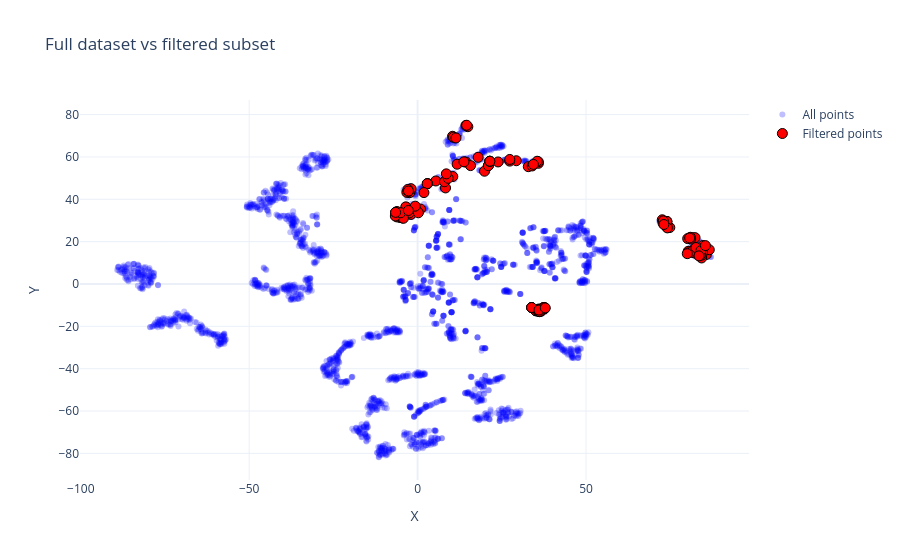

Notebook cell for this chart:
### Code cell
## plot to see those points 
import plotly.graph_objects as go

fig = go.Figure()

# Transparent full dataset
fig.add_trace(
    go.Scatter(
        x=points_tsne[:,0],
        y=points_tsne[:,1],
        mode="markers",
        name="All points",
        marker=dict(
            size=6,
            color="blue",
            opacity=0.25
        )
    )
)

# Highlighted filtered dataset
fig.add_trace(
    go.Scatter(
        x=filtered_points[:,0],
        y=filtered_points[:,1],
        mode="markers",
        name="Filtered points",
        marker=dict(
            size=10,
            color="red",
            line=dict(width=1, color="black")
        )
    )
)

fig.update_layout(
    title="Full dataset vs filtered subset",
    xaxis_title="X",
    yaxis_title="Y",
    template="plotly_white"
)

fig.show()

### Figure 1 — Plotly figure (JSON) as saved in the notebook; plotly's stock layout.template omitted (floating-point values rounded to 4 significant figures; data arrays with more than 128 entries replaced by an {"elided": "..."} marker saying what was removed)
{"data": [{"marker": {"color": "blue", "opacity": 0.25, "size": 6}, "mode": "markers", "name": "All points", "type": "scatter", "x": {"elided": "2755 float values"}, "y": {"elided": "2755 float values"}}, {"marker": {"color": "red", "line": {"color": "black", "width": 1}, "size": 10}, "mode": "markers", "name": "Filtered points", "type": "scatter", "x": {"elided": "140 float values"}, "y": {"elided": "140 float values"}}], "layout": {"title": {"text": "Full dataset vs filtered subset"}, "xaxis": {"title": {"text": "X"}}, "yaxis": {"title": {"text": "Y"}}}}
